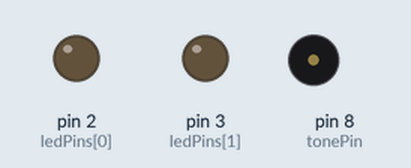
Recording of a sketch running on a simulated Arduino Uno, built with avr-gcc and run on an emulated ATmega328P. Shown: output pins drawn as LEDs (lit = HIGH), buzzer (waves = sounding).

Above: at 0.15 s.
At 11.13 s:
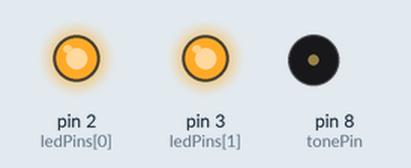
At 20.85 s:
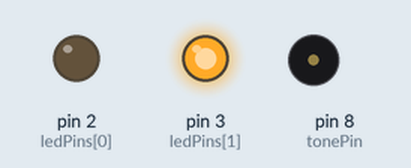
At 39.3 s:
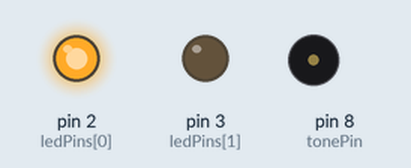
Timing chart, 0 to 40.0 s (numbered marks = the images above):
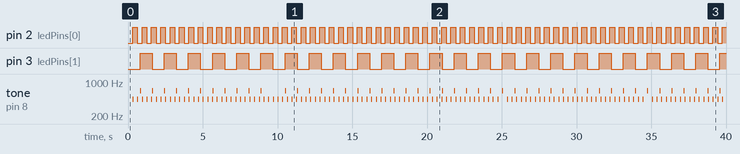

The sketch:

multiflash.ino
```cpp
// multiflash.ino
// Michael Gurevich

// Demonstrates using arrays and for loops to efficiently replicate functionality
// on multiple output pins. Also demonstrates using millis() for timing.
//
// Flashes LEDs and plays a tone at regular intervals.
// Note that if a single tone pin is connected to a single speaker, there will be glitches
// if/when the cycles align.
//
// This example is extensible, but uses two LEDs on pins 2 and 3
// Connect a speaker to pin 8 for playing tones

#define numLeds 2       // number of LEDs
#define toneDuration 50 // duration of tone to play

byte tonePin = 8; // pin number for playing tones
byte ledPins[numLeds] = {2, 3}; // pin numbers for LEDs

unsigned int flashtime[numLeds] = {313, 808}; //interval for flashing Leds
                                     //assume "on" and "off" intervals are the same
unsigned long timer[numLeds] = {0,0}; // to keep track of time

unsigned int pitches[numLeds] = {440,660};   // frequencies for each tone

byte state[numLeds] = {LOW,LOW}; // LOW  -> LED is OFF
                                // HIGH -> LED is ON

void setup() {
  for (int i = 0; i < numLeds; i++) {
    pinMode(ledPins[i], OUTPUT);      // initialize LED pins to output
  }

}

void loop() {
  unsigned long currenttime = millis();   // get the current time

  for (int i=0; i<numLeds; i++) {
    if (currenttime-timer[i] >= flashtime[i]) { // check if the timer has elapsed since last update
      state[i] = !(state[i]);             // toggle the state
      digitalWrite(ledPins[i],state[i]);  // set output pin to new state
      tone(tonePin,pitches[i],toneDuration);              // play a short tone
      timer[i] = currenttime;             // update the time of most recent state change
    }
  }
}
```

Measured:
- by itself, pin 2 (ledPins[0]): alternates HIGH for 0.31 s and LOW for 0.31 s
- by itself, pin 3 (ledPins[1]): alternates HIGH for 0.81 s and LOW for 0.81 s
- by itself, tone on pin 8 (tonePin): plays 440 Hz for 0.05 s, 440 Hz for 0.05 s, 660 Hz for 0.05 s, 440 Hz for 0.05 s, 440 Hz for 0.05 s, 440 Hz for 0.05 s … (173 notes in this stretch)
